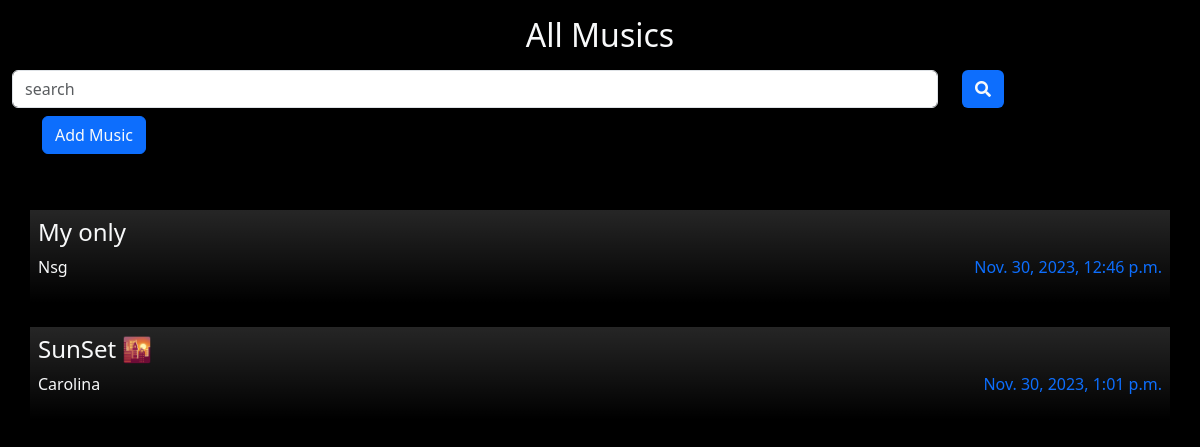
The app's page /, older data.
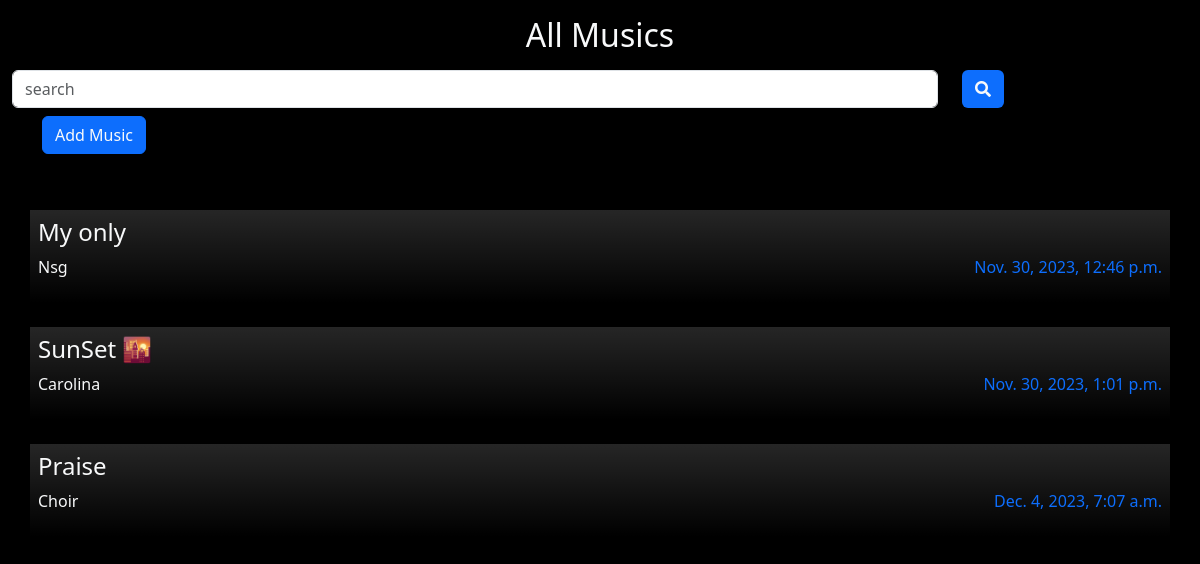
The same page, newer data.
### main/models.py (models this page shows, shortened)
class Music(models.Model):
    title = models.CharField(max_length=100)
    musician = models.CharField(max_length=100)
    image = models.ImageField(upload_to="music_image")
    date = models.DateTimeField(auto_now_add=True)
    music_file = models.FileField(upload_to="music")

### main/views.py (the view)
# urls.py: path("",views.music,name="music"),
def music(request:HttpRequest):
    if request.method == "POST":
        search = request.POST.get("search")
        musics = Music.objects.filter(
                title__icontains=search)
    else:
        musics = Music.objects.all()
    context = {
            "musics":musics,
            }
    return render(request,"music.html",context)

### templates/music.html (shortened to what this page needs)
<!DOCTYPE html>
<html lang="en">
<head>
  <link rel="stylesheet" href="https://cdnjs.cloudflare.com/ajax/libs/font-awesome/5.15.4/css/all.min.css">
  <link href="https://cdn.jsdelivr.net/npm/bootstrap@5.3.2/dist/css/bootstrap.min.css" rel="stylesheet">
</head>
<body>
  <h2 class="text-center text-light m-3">All Musics</h2>
  <div class="container float-start">
    <form action="" method="post">
      <div class="row">
        <div class="col-10">
          <input type="search" class="form-control" name="search" placeholder="search">
        </div>
        <div class="col-2">
          <button class="btn bg-primary btn-ouline-primary text-light"><i class="fas fa-search"></i></button>
        </div>
      </div>
    </form>
  </div>
  <div class="container">
    <div class="row">
      <div class="col my-2">
          <a href="{% url 'main:addmusic' %}"><button class="btn btn-primary btn-ouline-danger text-light">Add Music</button>
          </a>
      </div>
    </div>
    </div>
  <div class="container mt-5">
    {% for music in musics %}
    <a href="{% url 'main:listen' music.id %}">
      <div class="row my-4 music_name bg-gradient">
        <div class="col-12 p-2">
          <h4 class="text-light">{{music.title}}</h4>
          <p class="text-light float-start">
            {{music.musician}}
          </p>
          <p class="float-end">
            {{music.date}}
          </p>
        </div>
      </div>
    </a>
    {% endfor %}
  </div>
</body>
</html>

Row changes from the older to the newer data that the page shows:
added Music: title "Praise", musician "Choir", date "Dec. 4, 2023, 7:07 a.m."
